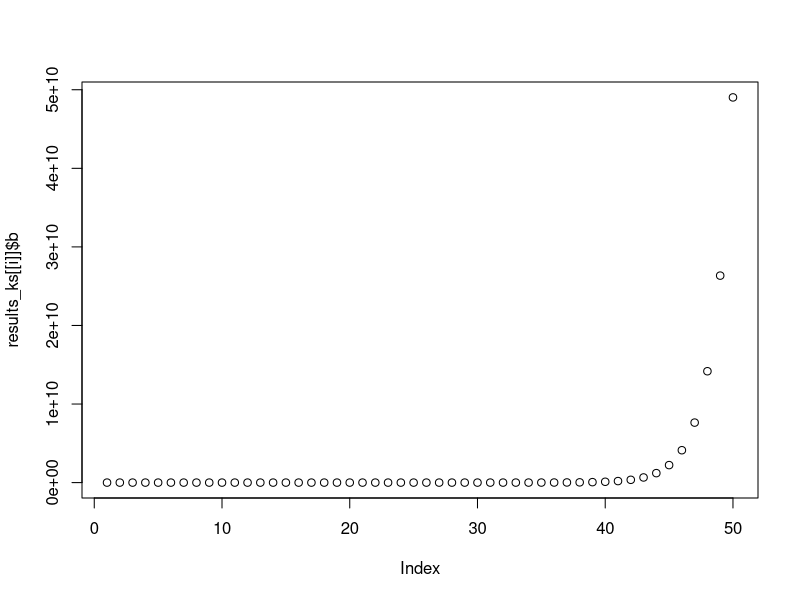
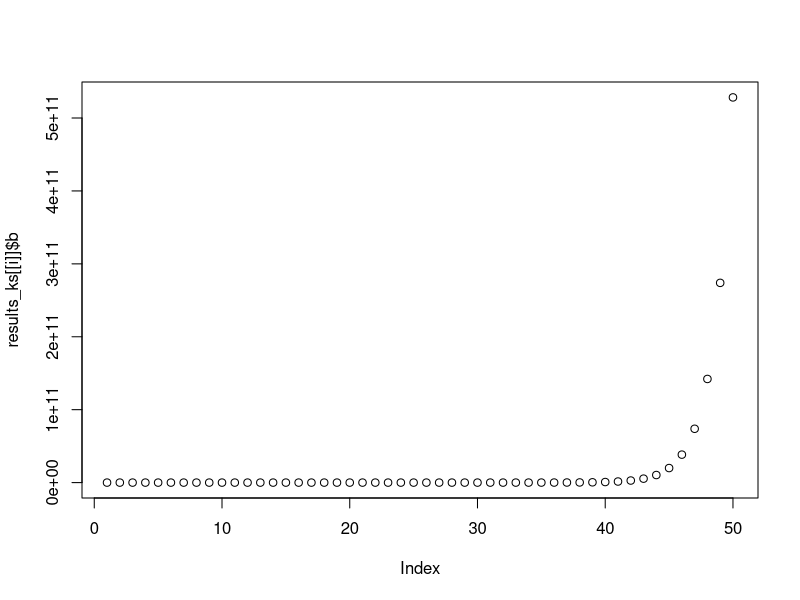
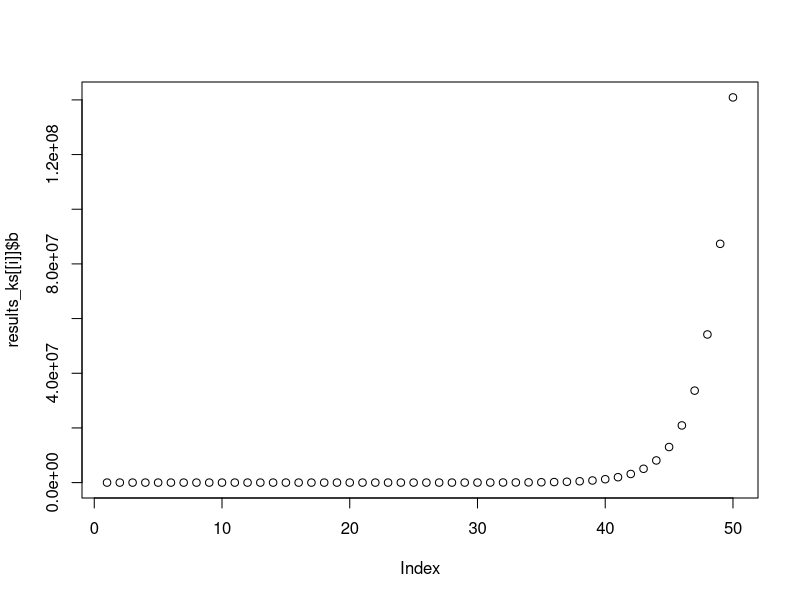
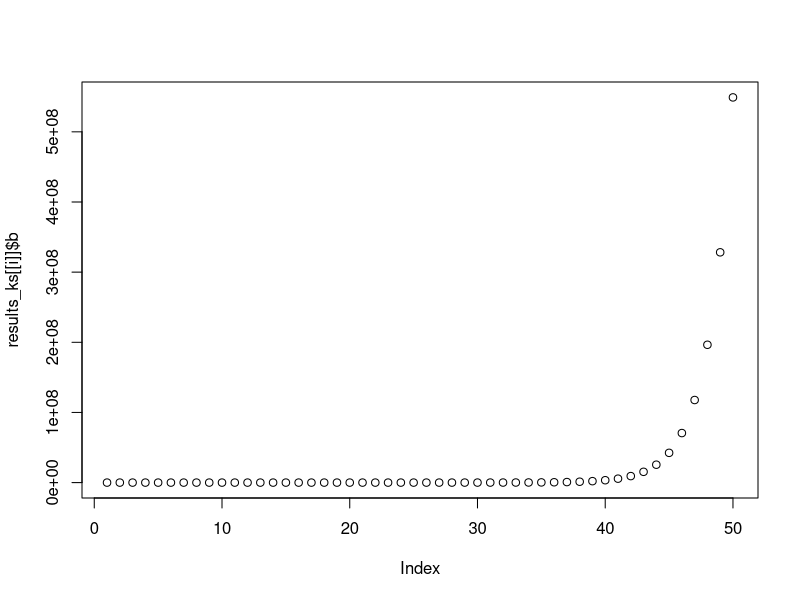
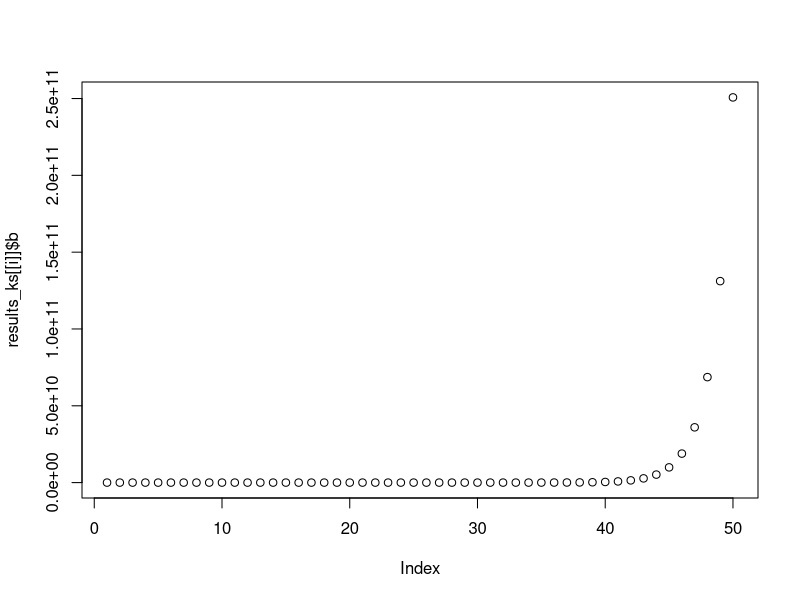
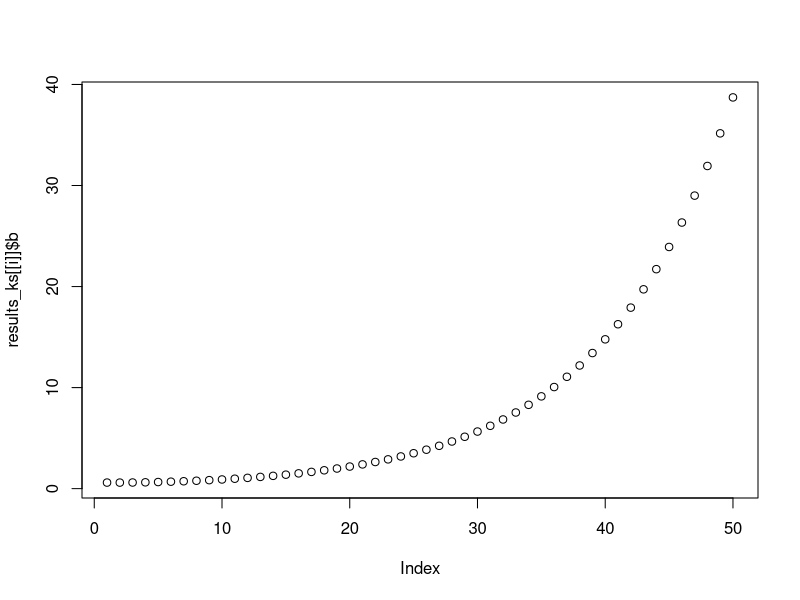
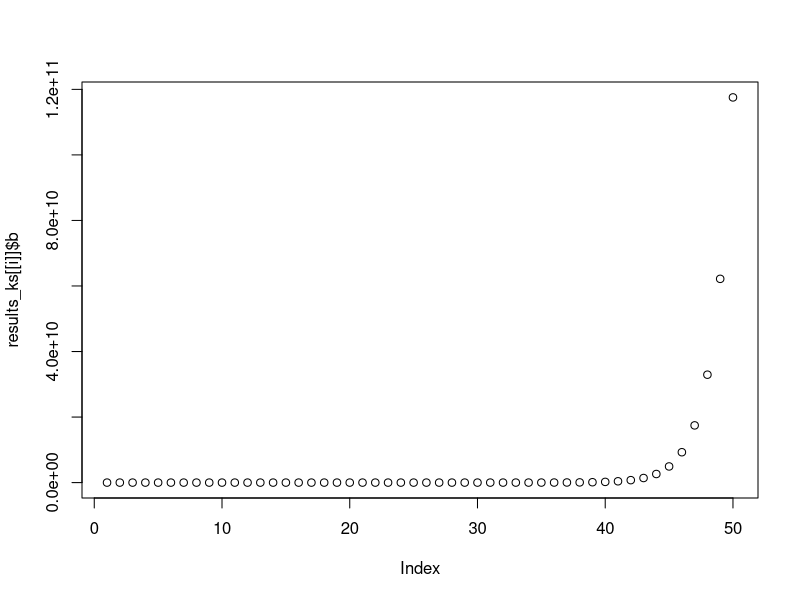
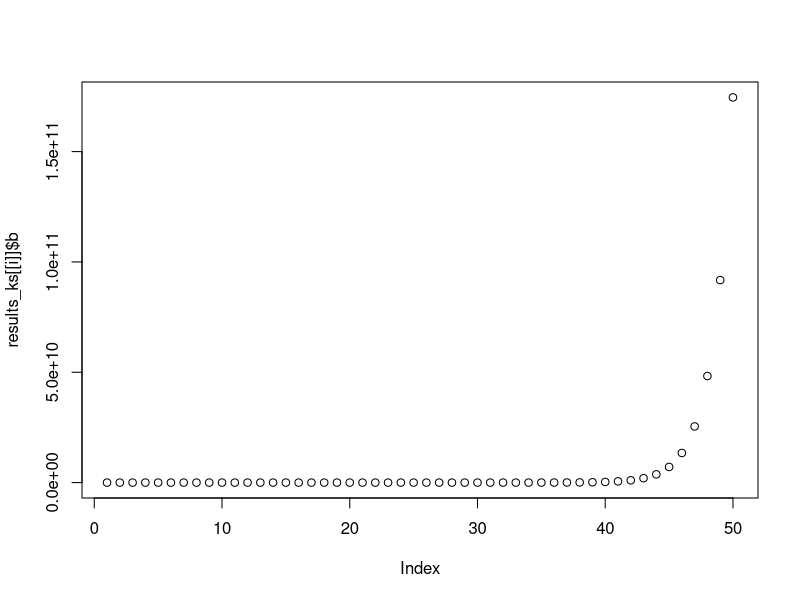

R code for these plots, in order:
# Testing model behavior: Range shifts

## This version tests the impact of the magnitude of climate change on range shifts. Experiments will vary ks
## but all other inputs in the model will remain constant (assume NO change in growth rates)

# Set up a small trial number of experiments  
n_experiment = 10 

experiment <- data.frame(
  k_s = runif(n_experiment, min = 0, max = 2)) #Range shift per year
#Range shift based on a low of no movement in 50 yrs and a high of 100% in 50 yrs or 2% per year

# Model:
test_ks <- function(b, f, r, p, k, k_s, years){
  # b = 1
  # f = 1.5
  # g = 0.2
  # g_s = -0.01
  # phi = 0.188
  # years = 50   Note: these values were to help setup the initial model and ensure it ran properly - we don't need these anymore
  
  results <- data.frame(
    b = rep(NA, years), c = rep(NA, years), 
    year = 1:years, k = rep(NA, years)) #Setup the results dataframe where the outputs will be writen for however many years our experiment is running
  
  #Set the initial result for the outputs in year 1
  results$b[1] = b
  results$c[1] = f * b
  results$k[1] = k
  
  #Loop the model over the specified number of years
  for (t in 2:years) {
    
    results$b[t] = results$b[t-1] + (r / p) * results$b[t-1] * (1 - ((results$b[t-1]/results$k[t-1]) ^ p)) - results$c[t-1] #operating model - PT
    results$k[t] = results$k[t-1] * (1 + k_s) #climate model - how does k change with climate change in each year
    results$c[t] = results$b[t-1] * f #define catch - won't need this if using the climate ready management below
    
  } 
  
  return(results)
}


# Run model over experiments:
results_ks = list() 

for (i in 1:n_experiment){
  results_ks[[i]] <- test_ks(b = 0.6, f = 0.1, r = 0.2, p = 0.2, k_s = experiment$k_s[i],
                             years = 50, k = 1)
}


#Plot the change in biomass over time for all 10 experiments:
for(i in 1:n_experiment){
  plot(results_ks[[i]]$b)
}

#Save a copy of plots to look at later:
pdf(file = "G:/Data Analysis/SomefinFishE/Models/behavior_checks/ks/b_plots.pdf",
    width = 4,
    height = 4)

for(i in 1:n_experiment){
  plot(results_ks[[i]]$b)
}

dev.off()

# Have a vector of starting k_s values to compare to the graphs
library(tidyverse)
ks_intial <- as.data.frame(experiment$k_s) %>% 
  rename(k_s = "experiment$k_s")
